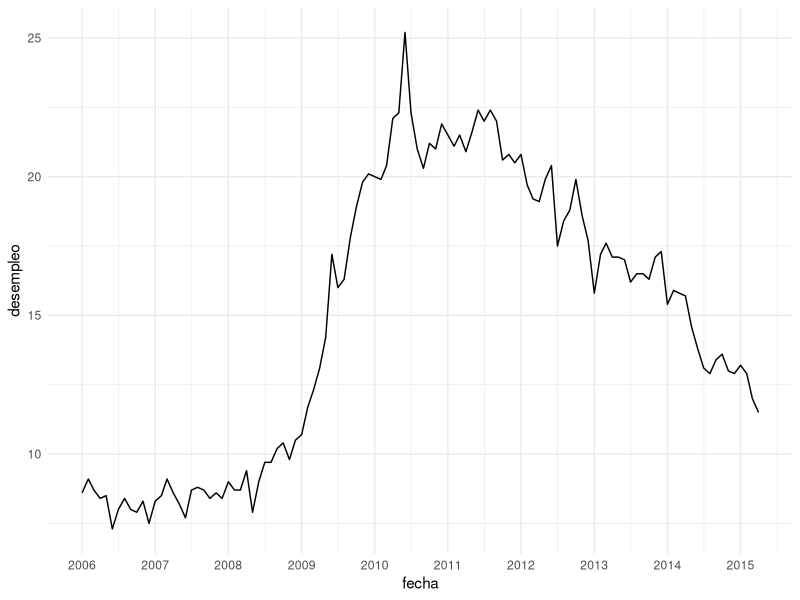
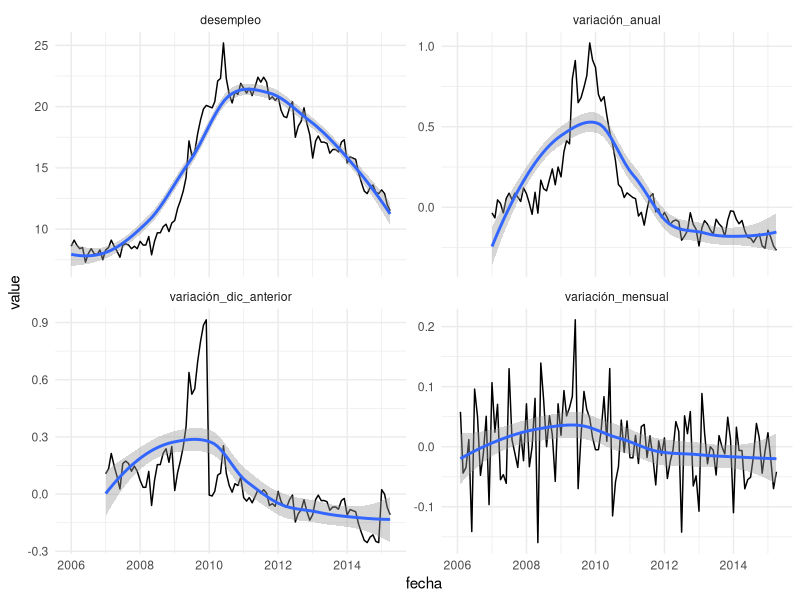

R code for these plots, in order: (Note: this script raises an error after producing the figures.)
## ---- chunk 1
knitr::opts_chunk$set(message = FALSE, warning = FALSE)
## ---- chunk 2
library(tidyverse)

ddesempleo <- economics |> 
  select(fecha = date, desempleo = uempmed) |> 
  filter(year(fecha) > 2005)

glimpse(ddesempleo)

ggplot(ddesempleo) +
  geom_line(aes(fecha, desempleo)) +
  scale_x_date(breaks = "year", date_labels = "%Y") +
  theme_minimal()
## ---- chunk 3
ddesempleo <- ddesempleo |> 
  mutate(
    valor_mes_anterior = lag(desempleo), # explicito sería lag(desempleo, n= 1)
    variación_mensual = desempleo/valor_mes_anterior - 1
    )

ddesempleo
## ---- chunk 4
ddesempleo <- ddesempleo |> 
  mutate(
    valor_anio_anterior = lag(desempleo, n = 12),
    variación_anual = desempleo/valor_anio_anterior - 1
    )

ddesempleo

tail(ddesempleo, 10)
## ---- chunk 5
# d   de data
# des de desempleo
# dic de diciembre
ddesdic <- ddesempleo |> 
  filter(month(fecha) == 12) |> 
  mutate(anio = year(fecha)) |> 
  select(anio, desempleo_dic = desempleo)

ddesdic

ddesempleo <- ddesempleo |> 
  mutate(anio_anterior = year(fecha) - 1) |> 
  left_join(ddesdic, by = join_by(anio_anterior == anio)) |> 
  mutate(
    variación_dic_anterior = desempleo/desempleo_dic - 1
    )

glimpse(ddesempleo)

## ---- chunk 6
ddesempleo <- ddesempleo |> 
  select(fecha, desempleo, starts_with("variación"))

tail(ddesempleo)

ddesempleo_long <- pivot_longer(ddesempleo, cols = -fecha)

ggplot(ddesempleo_long, aes(fecha, value, group = name)) +
  geom_line() +
  geom_smooth() +
  facet_wrap(vars(name), scales = "free_y") +
  theme_minimal()
## ---- chunk 7
vuelos <- select(vuelos, fecha, origen, destino)
